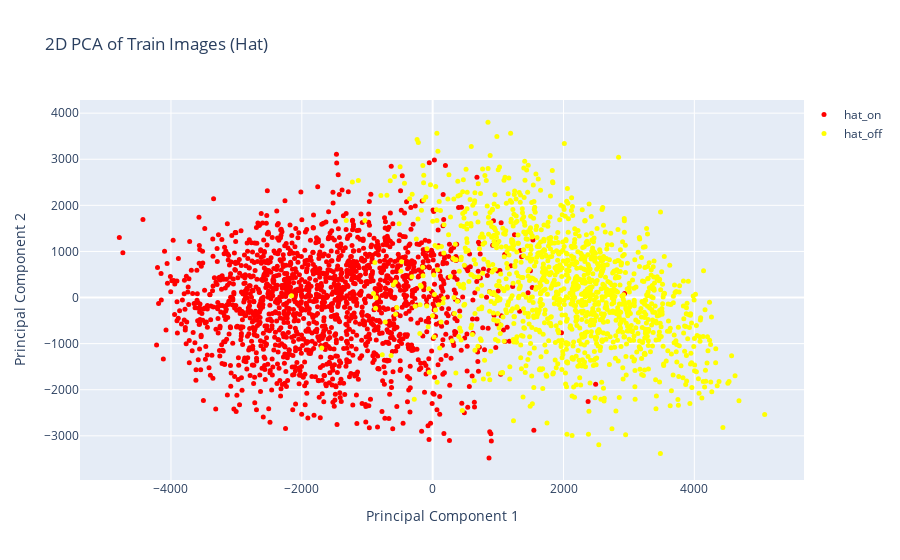
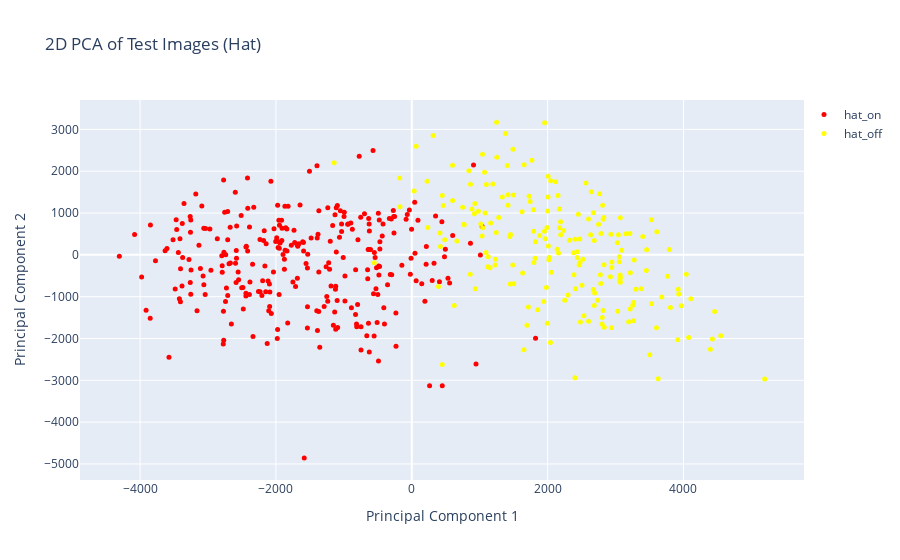
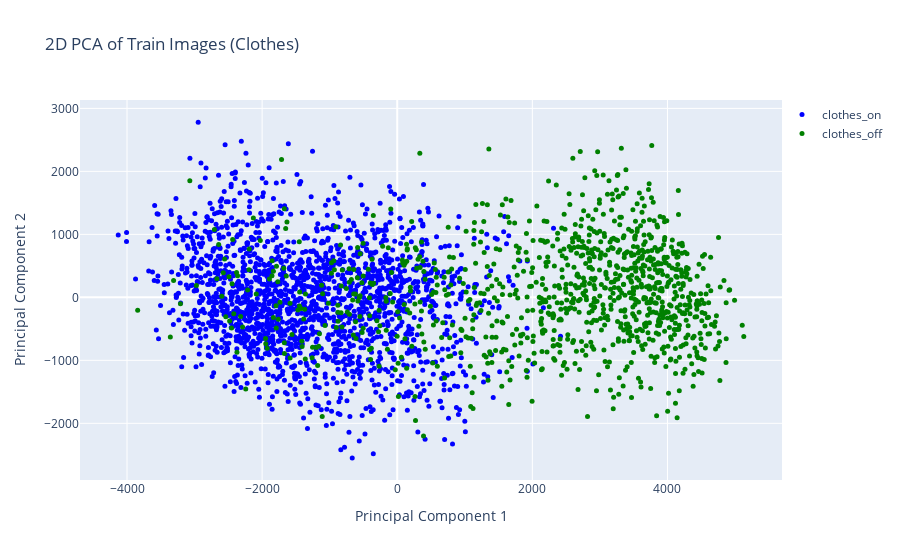
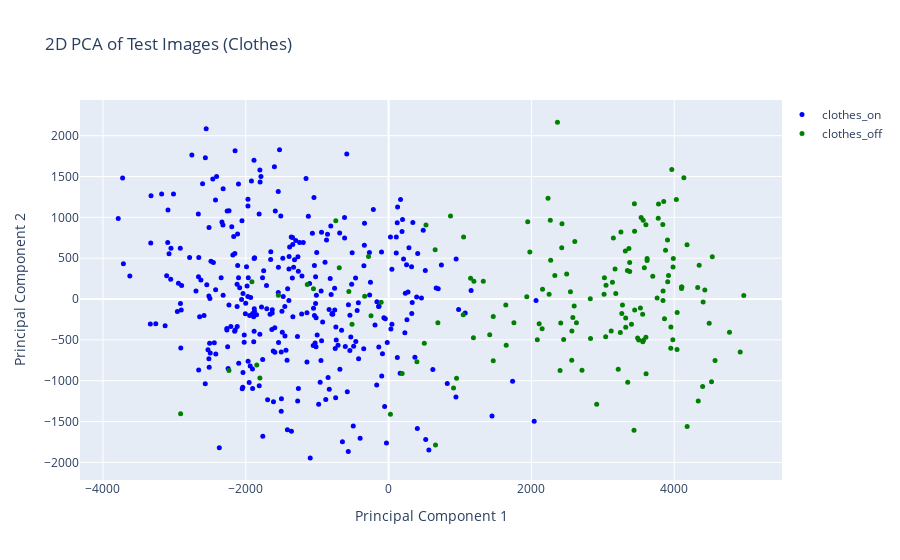

Notebook code for these charts, in order:
### Code cell
for (label1, label2), pair_name in zip(label_pairs, pair_names):
    # Load and filter images
    train_images, train_labels = load_images_from_folder(train_path, label_filter=[label1, label2])
    test_images, test_labels = load_images_from_folder(test_path, label_filter=[label1, label2])

    # Perform PCA for 2D
    pca_2d = PCA(n_components=2)
    train_pca_2d = pca_2d.fit_transform(train_images)
    test_pca_2d = pca_2d.transform(test_images)

    # Create DataFrames for Plotly
    train_df_2d = pd.DataFrame(train_pca_2d, columns=['PC1', 'PC2'])
    train_df_2d['label'] = train_labels
    test_df_2d = pd.DataFrame(test_pca_2d, columns=['PC1', 'PC2'])
    test_df_2d['label'] = test_labels

    # Create and show plots
    fig_train_2d = create_pca_plot_2d(train_df_2d, f'2D PCA of Train Images ({pair_name})')
    fig_test_2d = create_pca_plot_2d(test_df_2d, f'2D PCA of Test Images ({pair_name})')

    fig_train_2d.show()
    fig_test_2d.show()

### Figure 1 — Plotly figure (JSON) as saved in the notebook; plotly's stock layout.template omitted (floating-point values rounded to 4 significant figures; data arrays with more than 128 entries replaced by an {"elided": "..."} marker saying what was removed)
{"data": [{"marker": {"color": "red", "size": 5}, "mode": "markers", "name": "hat_on", "type": "scatter", "x": {"elided": "1733 float values"}, "y": {"elided": "1733 float values"}}, {"marker": {"color": "yellow", "size": 5}, "mode": "markers", "name": "hat_off", "type": "scatter", "x": {"elided": "1324 float values"}, "y": {"elided": "1324 float values"}}], "layout": {"coloraxis": {"showscale": false}, "legend": {"bgcolor": "rgba(0,0,0,0)", "bordercolor": "rgba(0,0,0,0)", "traceorder": "normal", "x": 1, "y": 1}, "showlegend": true, "title": {"text": "2D PCA of Train Images (Hat)"}, "xaxis": {"title": {"text": "Principal Component 1"}}, "yaxis": {"title": {"text": "Principal Component 2"}}}}

### Figure 2 — Plotly figure (JSON) as saved in the notebook; plotly's stock layout.template omitted (floating-point values rounded to 4 significant figures; data arrays with more than 128 entries replaced by an {"elided": "..."} marker saying what was removed)
{"data": [{"marker": {"color": "red", "size": 5}, "mode": "markers", "name": "hat_on", "type": "scatter", "x": {"elided": "285 float values"}, "y": {"elided": "285 float values"}}, {"marker": {"color": "yellow", "size": 5}, "mode": "markers", "name": "hat_off", "type": "scatter", "x": {"elided": "197 float values"}, "y": {"elided": "197 float values"}}], "layout": {"coloraxis": {"showscale": false}, "legend": {"bgcolor": "rgba(0,0,0,0)", "bordercolor": "rgba(0,0,0,0)", "traceorder": "normal", "x": 1, "y": 1}, "showlegend": true, "title": {"text": "2D PCA of Test Images (Hat)"}, "xaxis": {"title": {"text": "Principal Component 1"}}, "yaxis": {"title": {"text": "Principal Component 2"}}}}

### Figure 3 — Plotly figure (JSON) as saved in the notebook; plotly's stock layout.template omitted (floating-point values rounded to 4 significant figures; data arrays with more than 128 entries replaced by an {"elided": "..."} marker saying what was removed)
{"data": [{"marker": {"color": "blue", "size": 5}, "mode": "markers", "name": "clothes_on", "type": "scatter", "x": {"elided": "1932 float values"}, "y": {"elided": "1932 float values"}}, {"marker": {"color": "green", "size": 5}, "mode": "markers", "name": "clothes_off", "type": "scatter", "x": {"elided": "1046 float values"}, "y": {"elided": "1046 float values"}}], "layout": {"coloraxis": {"showscale": false}, "legend": {"bgcolor": "rgba(0,0,0,0)", "bordercolor": "rgba(0,0,0,0)", "traceorder": "normal", "x": 1, "y": 1}, "showlegend": true, "title": {"text": "2D PCA of Train Images (Clothes)"}, "xaxis": {"title": {"text": "Principal Component 1"}}, "yaxis": {"title": {"text": "Principal Component 2"}}}}

### Figure 4 — Plotly figure (JSON) as saved in the notebook; plotly's stock layout.template omitted (floating-point values rounded to 4 significant figures; data arrays with more than 128 entries replaced by an {"elided": "..."} marker saying what was removed)
{"data": [{"marker": {"color": "blue", "size": 5}, "mode": "markers", "name": "clothes_on", "type": "scatter", "x": {"elided": "326 float values"}, "y": {"elided": "326 float values"}}, {"marker": {"color": "green", "size": 5}, "mode": "markers", "name": "clothes_off", "type": "scatter", "x": {"elided": "151 float values"}, "y": {"elided": "151 float values"}}], "layout": {"coloraxis": {"showscale": false}, "legend": {"bgcolor": "rgba(0,0,0,0)", "bordercolor": "rgba(0,0,0,0)", "traceorder": "normal", "x": 1, "y": 1}, "showlegend": true, "title": {"text": "2D PCA of Test Images (Clothes)"}, "xaxis": {"title": {"text": "Principal Component 1"}}, "yaxis": {"title": {"text": "Principal Component 2"}}}}
